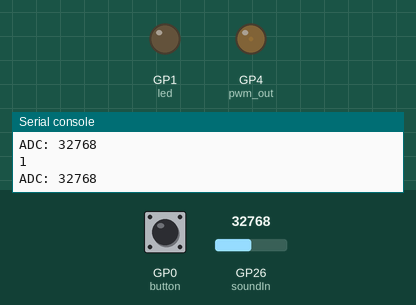
Recording of a program running on a simulated Raspberry Pi Pico running MicroPython. Parts: output pins drawn as LEDs (lit = HIGH), the last lines printed to the serial console. The inputs (shaded band) are chosen by the test bench; at power-on: GP26 (soundIn) = 32768, GP0 (button) HIGH (analog values on the 0–65535 scale).

Above: at 1.2 s.
1.3 s: GP26 (soundIn) set to 0
At 2.3 s:
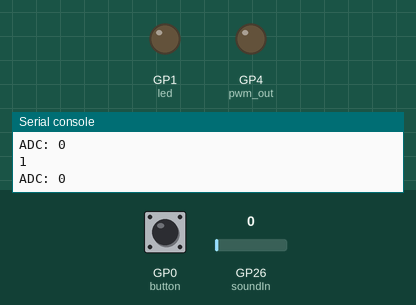
2.9 s: GP0 (button) pulled LOW for 0.15 s
At 3.6 s:
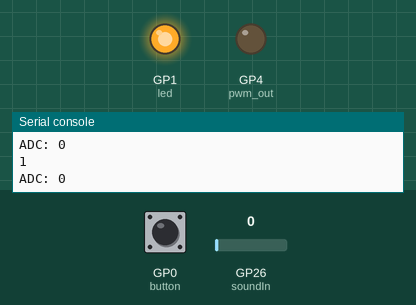
4.5 s: GP26 (soundIn) set to 7864
At 4.8 s:
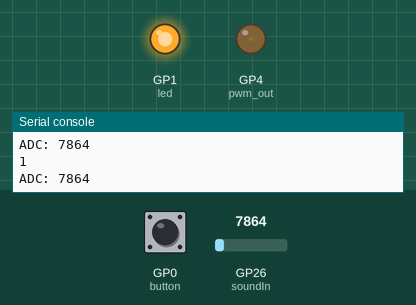
6.0 s: GP0 (button) pulled LOW for 1 s
At 7.3 s:
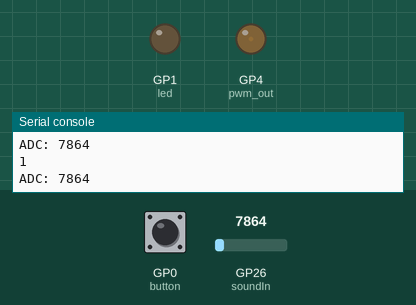
8.5 s: GP0 (button) pulled LOW for 3.2 s
At 8.9 s:
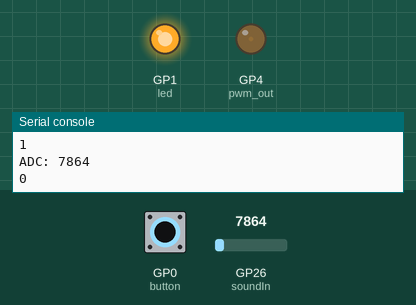
Timing chart, 0 to 11.5 s (numbered marks = the images above; inputs shaded):
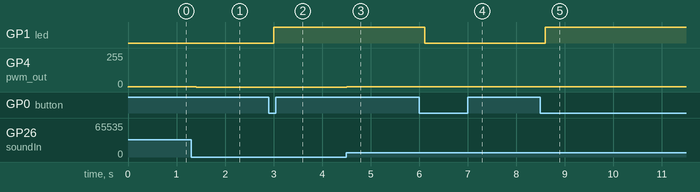

The program:

guitarPedal.py
```python
from machine import Pin, ADC, PWM
from utime import sleep_ms, sleep

button = Pin(0, Pin.IN, Pin.PULL_UP)   # Internal pull-up
led = Pin(1, Pin.OUT)
State = 0                              # 0 means that the light is currently off
soundIn = ADC(26)
pwm_out = PWM(Pin(4))                   # Configure PWM output on GP4

if __name__ == '__main__':
    while True:
        print(button.value())
        if button.value() == 0:
            if State == 0:
                led.value(1)
                sleep_ms(100)
                while button.value() == 0:
                    pass
                State = 1
            else:
                led.value(0)
                sleep_ms(100)
                while button.value() == 0:
                    pass
                State = 0

        # read values of ADC
        reading = soundIn.read_u16()
        pwm_duty = int(reading / 65535 * 1023)  # Scale ADC reading to 0-1023 range for PWM duty cycle
        pwm_out.duty_u16(pwm_duty)

        print("ADC:", reading)
        sleep(0.2)
```

Measured:
- after the input at 1.3 s, GP4 (pwm_out): 2/255 → 0/255 after 0.10 s
- after the input at 2.9 s, GP1 (led): LOW → HIGH after 0.11 s
- after the input at 4.5 s, GP4 (pwm_out): 0/255 → 1/255 at once
- after the input at 6.0 s, GP1 (led): HIGH → LOW after 0.11 s
- after the input at 8.5 s, GP1 (led): LOW → HIGH after 0.10 s
